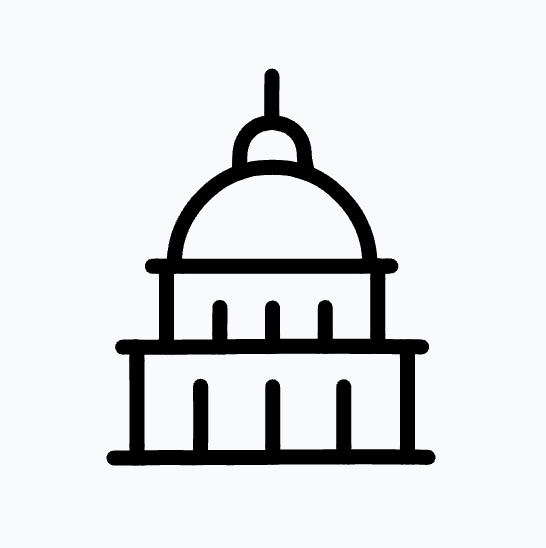
#> input picture 1.png, 546 x 548 px
$ python png-to-smooth-svg.py 1.png
#> lines starting #> are read from the running program, lines starting #| are printed output that depends on the picture; after the words box and inside, x2 and y2 are one past the last pixel; in counts of white or black regions, pixels touching at a corner belong together
#!/usr/bin/env python3
"""
png-to-smooth-svg.py

Converts PNG to smooth SVG using Potrace with true Bezier curve output.
Based on the ComfyUI-ToSVG-Potracer implementation.

Parameters:
- threshold: Brightness cutoff (0-255) for binarization
- turnpolicy: How to resolve ambiguities in path decomposition
- turdsize: Suppress speckles of up to this many pixels
- corner_threshold: Smaller values = sharper corners (alphamax)
- opttolerance: Curve optimization tolerance
- optimize_curve: Join adjacent Bezier segments where possible
"""

import potrace
import numpy as np
from PIL import Image
from pathlib import Path
import argparse


# Potrace turn policy constants
TURNPOLICY_BLACK = potrace.POTRACE_TURNPOLICY_BLACK
TURNPOLICY_WHITE = potrace.POTRACE_TURNPOLICY_WHITE
TURNPOLICY_LEFT = potrace.POTRACE_TURNPOLICY_LEFT
TURNPOLICY_RIGHT = potrace.POTRACE_TURNPOLICY_RIGHT
TURNPOLICY_MINORITY = potrace.POTRACE_TURNPOLICY_MINORITY
TURNPOLICY_MAJORITY = potrace.POTRACE_TURNPOLICY_MAJORITY


def path_to_svg_d(path, scale=1.0):
    """Convert a potrace Path (polygon) to SVG path data string.

    Uses proper cubic Bezier curves (C command) for smooth segments
    and line segments (L command) for corners.
    """
    parts = []
    if not path:
        return ""

    # Get start point from the path's start_point attribute
    start = path.start_point
    parts.append(f"M{start.x * scale:.2f},{start.y * scale:.2f}")

    # Iterate through segments
    for segment in path.segments:
        if segment.is_corner:
            # Corner: line to corner point (c), then line to end point
            c_x = segment.c.x * scale
            c_y = segment.c.y * scale
            ep_x = segment.end_point.x * scale
            ep_y = segment.end_point.y * scale
            parts.append(f"L{c_x:.2f},{c_y:.2f}L{ep_x:.2f},{ep_y:.2f}")
        else:
            # Smooth curve: cubic Bezier with control points c1, c2 and end point
            c1_x = segment.c1.x * scale
            c1_y = segment.c1.y * scale
            c2_x = segment.c2.x * scale
            c2_y = segment.c2.y * scale
            ep_x = segment.end_point.x * scale
            ep_y = segment.end_point.y * scale
            parts.append(f"C{c1_x:.2f},{c1_y:.2f} {c2_x:.2f},{c2_y:.2f} {ep_x:.2f},{ep_y:.2f}")

    parts.append("Z")
    return "".join(parts)


def png_to_svg(png_path, svg_path, threshold=128, turdsize=2, turnpolicy=TURNPOLICY_MINORITY,
               corner_threshold=1.0, opticurve=True, opttolerance=0.2,
               background_color="#ffffff", foreground_color="#000000",
               stroke_color="none", stroke_width=0.0,
               input_foreground="Black on White", zero_sharp_corners=False,
               output_scale=1.0, no_background=False):
    """Convert PNG to SVG using Potrace.

    Args:
        png_path: Input PNG file path
        svg_path: Output SVG file path
        threshold: Brightness cutoff (0-255) for binarization
        turdsize: Suppress speckles of up to this many pixels
        turnpolicy: How to resolve ambiguities (TURNPOLICY_MINORITY, etc.)
        corner_threshold: Smaller values = sharper corners (alphamax in potrace)
        opticurve: Enable curve optimization
        opttolerance: Curve optimization tolerance
        background_color: Background color (#rrggbb or 'none')
        foreground_color: Foreground/stroke color
        stroke_color: Stroke color
        stroke_width: Stroke width
        input_foreground: "Black on White" or "White on Black"
        zero_sharp_corners: If True, use alphamax=1.34 for sharper corners
        output_scale: Output scale factor
        no_background: If True, no background rect
    """
#> called with png_path = '1.png', svg_path = '1.svg', threshold = 128, turdsize = 2, corner_threshold = 1, opticurve = True, opttolerance = 0.2, background_color = '#ffffff'
    # Load image
    img = Image.open(png_path)
#> img is the input picture: PIL image 546x548 RGBA; mean R, G, B, A 224.1, 225, 225.9, 255
    orig_width, orig_height = img.size
#> orig_width = 546; orig_height = 548

    # Convert to numpy array and binarize
    if img.mode == 'RGBA':
        # Use RGB content for threshold detection, alpha as mask
        rgb_arr = np.array(img)[:, :, :3]
        alpha_arr = np.array(img)[:, :, 3]
#> alpha_arr: shape (548, 546); every value is 255
        # Compute grayscale from RGB
        arr = (0.299 * rgb_arr[:,:,0] + 0.587 * rgb_arr[:,:,1] + 0.114 * rgb_arr[:,:,2]).astype(np.uint8)
    elif img.mode == 'RGB':
        rgb_arr = np.array(img)
        arr = (0.299 * rgb_arr[:,:,0] + 0.587 * rgb_arr[:,:,1] + 0.114 * rgb_arr[:,:,2]).astype(np.uint8)
    elif img.mode == 'L':
        arr = np.array(img)
    else:
        img = img.convert('L')
        arr = np.array(img)

    # Calculate scaled dimensions
    scale = max(0.01, output_scale)
    scaled_width = max(1, round(orig_width * scale))
#> scaled_width = 546
    scaled_height = max(1, round(orig_height * scale))
#> scaled_height = 548

    # Normalize threshold to 0-1 range for comparison
    threshold_norm = threshold / 255.0

    # Binarize the image
    if arr.ndim == 3:
        # Take first channel if multi-channel
        binary_np = arr[:, :, 0] < threshold_norm
    else:
        binary_np = arr < threshold_norm
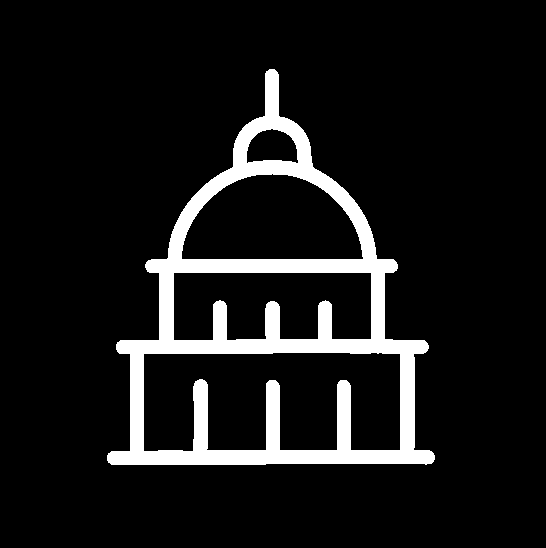
#> binary_np: shape (548, 546) bool; 9.5% white; 1 white region, box (x1, y1, x2, y2) and area: (107, 69, 435, 465) 28431

    # For "Black on White" input: dark strokes on light background
    # Pixels below threshold (dark) become True (foreground) - no invert needed
    # For "White on Black" input: light strokes on dark background
    # We need to invert so light strokes become True (foreground)
    if input_foreground == "White on Black":
        binary_np = ~binary_np

    # Check for blank images
    if np.all(binary_np) or not np.any(binary_np):
        svg = f'''<svg version="1.1" xmlns="http://www.w3.org/2000/svg" width="{scaled_width}" height="{scaled_height}" viewBox="0 0 {scaled_width} {scaled_height}">
  <rect width="100%" height="100%" fill="{background_color}"/>
</svg>'''
        with open(svg_path, 'w', encoding='utf-8') as f:
            f.write(svg)
        return {'success': True, 'num_paths': 0, 'width': scaled_width, 'height': scaled_height}

    # Determine alphamax (corner threshold)
    alphamax = 1.34 if zero_sharp_corners else corner_threshold

    # Create bitmap and trace
    bm = potrace.Bitmap(binary_np)
    plist = bm.trace(
        turdsize=turdsize,
        turnpolicy=turnpolicy,
        alphamax=alphamax,
        opticurve=opticurve,
        opttolerance=opttolerance
    )

    # Build SVG
    svg_header = f'<svg version="1.1" xmlns="http://www.w3.org/2000/svg" xmlns:xlink="http://www.w3.org/1999/xlink" width="{scaled_width}" height="{scaled_height}" viewBox="0 0 {scaled_width} {scaled_height}">'
    svg_footer = "</svg>"

    # Background rect
    background_rect = ""
    bg_color_lower = background_color.lower()
    if not no_background and bg_color_lower != "none" and bg_color_lower != "":
        background_rect = f'<rect width="100%" height="100%" fill="{background_color}"/>'

    # Stroke and fill attributes
    scaled_stroke_width = stroke_width * scale
    if scaled_stroke_width > 0 and stroke_color.lower() != "none":
        stroke_attr = f'stroke="{stroke_color}" stroke-width="{scaled_stroke_width}"'
    else:
        stroke_attr = 'stroke="none"'

    if foreground_color.lower() != "none":
        fill_attr = f'fill="{foreground_color}"'
    else:
        fill_attr = 'fill="none"'

    # Fallback if neither fill nor stroke
    if fill_attr == 'fill="none"' and stroke_attr == 'stroke="none"':
        fill_attr = 'fill="black"'

    # Build path data
    all_paths_parts = []
    if plist:
        fill_rule = "evenodd"
        for curve in plist:
            if not (hasattr(curve, 'start_point') and hasattr(curve.start_point, 'x') and hasattr(curve.start_point, 'y')):
                continue

            fs = curve.start_point
            all_paths_parts.append(f"M{fs.x * scale:.2f},{fs.y * scale:.2f}")

            if not hasattr(curve, 'segments'):
                continue

            for segment in curve.segments:
                valid = (hasattr(segment, 'is_corner') and
                         hasattr(segment, 'end_point') and
                         hasattr(segment.end_point, 'x') and
                         hasattr(segment.end_point, 'y'))

                if valid and segment.is_corner:
                    if hasattr(segment, 'c') and hasattr(segment.c, 'x') and hasattr(segment.c, 'y'):
                        c_x = segment.c.x * scale
                        c_y = segment.c.y * scale
                        ep_x = segment.end_point.x * scale
                        ep_y = segment.end_point.y * scale
                        all_paths_parts.append(f"L{c_x:.2f},{c_y:.2f}L{ep_x:.2f},{ep_y:.2f}")
                elif valid:
                    if (hasattr(segment, 'c1') and hasattr(segment.c1, 'x') and hasattr(segment.c1, 'y') and
                        hasattr(segment, 'c2') and hasattr(segment.c2, 'x') and hasattr(segment.c2, 'y')):
                        c1_x = segment.c1.x * scale
                        c1_y = segment.c1.y * scale
                        c2_x = segment.c2.x * scale
                        c2_y = segment.c2.y * scale
                        ep_x = segment.end_point.x * scale
                        ep_y = segment.end_point.y * scale
                        all_paths_parts.append(f"C{c1_x:.2f},{c1_y:.2f} {c2_x:.2f},{c2_y:.2f} {ep_x:.2f},{ep_y:.2f}")

            all_paths_parts.append("Z")

    if all_paths_parts:
        path_d = "".join(all_paths_parts)
        path_element = f'<path {stroke_attr} {fill_attr} fill-rule="{fill_rule}" d="{path_d}"/>'
        svg_content = svg_header + background_rect + path_element + svg_footer
    else:
        svg_content = f'{svg_header}<desc>No paths found</desc>{svg_footer}'

    with open(svg_path, 'w', encoding='utf-8') as f:
        f.write(svg_content)

    return {
        'success': True,
        'num_paths': len(plist) if plist else 0,
        'width': scaled_width,
        'height': scaled_height
    }


def main():
    parser = argparse.ArgumentParser(description='Convert PNG to smooth SVG using Potrace')
    parser.add_argument('input', nargs='+', help='Input PNG file(s)')
    parser.add_argument('--output-dir', default='.', help='Output directory')
    parser.add_argument('--threshold', type=int, default=128,
                        help='Brightness cutoff (0-255) for binarization (default: 128)')
    parser.add_argument('--turnpolicy', default='minority',
                        choices=['black', 'white', 'left', 'right', 'minority', 'majority'],
                        help='How to resolve ambiguities (default: minority)')
    parser.add_argument('--turdsize', type=int, default=2,
                        help='Suppress speckles of up to this many pixels (default: 2)')
    parser.add_argument('--corner-threshold', type=float, default=1.0,
                        help='Corner threshold - smaller = sharper corners (default: 1.0)')
    parser.add_argument('--opttolerance', type=float, default=0.2,
                        help='Curve optimization tolerance (default: 0.2)')
    parser.add_argument('--no-opticurve', action='store_true',
                        help='Disable curve optimization')
    parser.add_argument('--background-color', default='#ffffff',
                        help='Background color (default: #ffffff)')
    parser.add_argument('--foreground-color', default='#000000',
                        help='Foreground color (default: #000000)')
    parser.add_argument('--stroke-color', default='none',
                        help='Stroke color (default: none)')
    parser.add_argument('--stroke-width', type=float, default=0.0,
                        help='Stroke width (default: 0.0)')
    parser.add_argument('--input-foreground', default='Black on White',
                        choices=['Black on White', 'White on Black'],
                        help='Foreground/background orientation (default: Black on White)')
    parser.add_argument('--zero-sharp-corners', action='store_true',
                        help='Use 1.34 alphamax for sharper corners')
    parser.add_argument('--scale', type=float, default=1.0,
                        help='Output scale factor (default: 1.0)')
    parser.add_argument('--no-background', action='store_true',
                        help='No background rect')

    args = parser.parse_args()

    # Map turnpolicy string to constant
    turnpolicy_map = {
        'black': TURNPOLICY_BLACK,
        'white': TURNPOLICY_WHITE,
        'left': TURNPOLICY_LEFT,
        'right': TURNPOLICY_RIGHT,
        'minority': TURNPOLICY_MINORITY,
        'majority': TURNPOLICY_MAJORITY,
    }
    turnpolicy = turnpolicy_map.get(args.turnpolicy, TURNPOLICY_MINORITY)

    for input_path in args.input:
        input_file = Path(input_path)
        output_path = Path(args.output_dir) / f"{input_file.stem}.svg"

        result = png_to_svg(
            str(input_file),
            str(output_path),
            threshold=args.threshold,
            turdsize=args.turdsize,
            turnpolicy=turnpolicy,
            corner_threshold=args.corner_threshold,
            opticurve=not args.no_opticurve,
            opttolerance=args.opttolerance,
            background_color=args.background_color,
            foreground_color=args.foreground_color,
            stroke_color=args.stroke_color,
            stroke_width=args.stroke_width,
            input_foreground=args.input_foreground,
            zero_sharp_corners=args.zero_sharp_corners,
            output_scale=args.scale,
            no_background=args.no_background
        )

        print(f"{result['num_paths']} paths -> {output_path}")


if __name__ == '__main__':
    main()
#> (the call stopped at in png_to_svg, `bm = potrace.Bitmap(binary_np)`: potrace is not available in this run)

$ run again, on 3.png
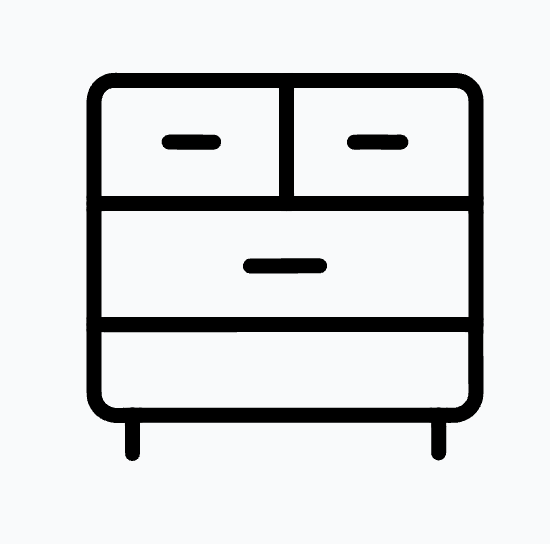
#> input picture 3.png, 550 x 544 px
#> in png_to_svg, img is the input picture: PIL image 550x544 RGBA; mean R, G, B, A 217.6, 218.5, 219.4, 255
#> alpha_arr: shape (544, 550); every value is 255
#> in png_to_svg, `binary_np = arr < threshold_norm`:
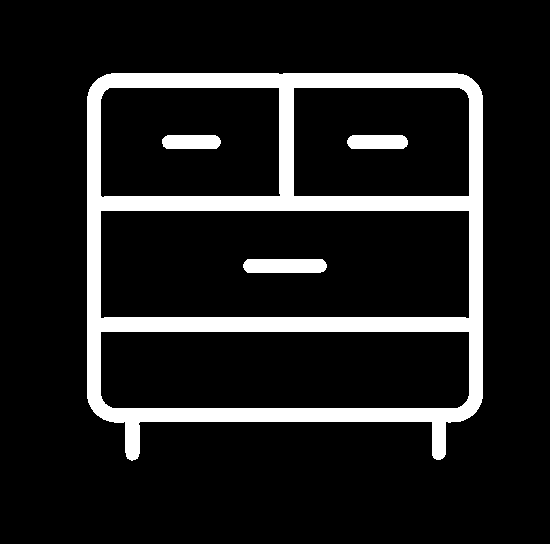
#> binary_np: shape (544, 550) bool; 12.2% white; 4 white regions, box (x1, y1, x2, y2) and area: (87, 73, 483, 461) 33662, (243, 259, 327, 273) 1130, (347, 135, 408, 149) 810, (162, 135, 221, 149) 782

$ run again, on 4.png
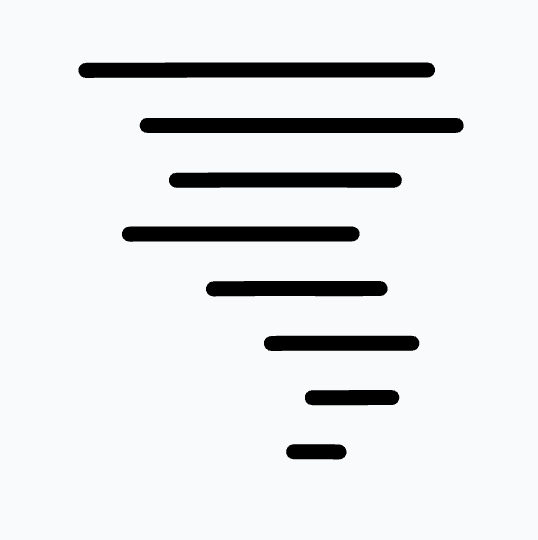
#> input picture 4.png, 538 x 540 px
#> in png_to_svg, img is the input picture: PIL image 538x540 RGBA; mean R, G, B, A 228.2, 229.1, 230, 255
#> alpha_arr: shape (540, 538); every value is 255
#> in png_to_svg, `binary_np = arr < threshold_norm`:
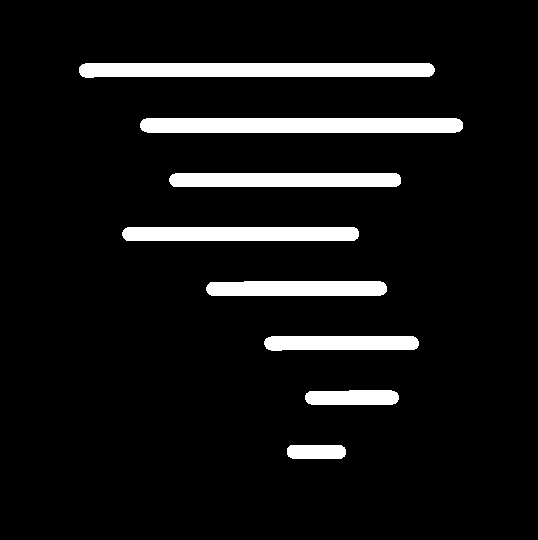
#> binary_np: shape (540, 538) bool; 8% white; 8 white regions, largest, box (x1, y1, x2, y2) and area: (79, 63, 435, 78) 4950, (140, 118, 463, 133) 4792, (122, 227, 359, 241) 3278

$ run again, on 5.png
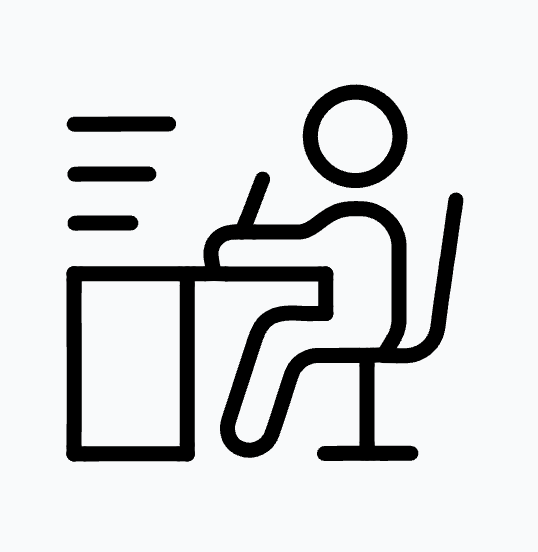
#> input picture 5.png, 538 x 552 px
#> in png_to_svg, img is the input picture: PIL image 538x552 RGBA; mean R, G, B, A 217.8, 218.6, 219.5, 255
#> alpha_arr: shape (552, 538); every value is 255
#> in png_to_svg, `binary_np = arr < threshold_norm`:
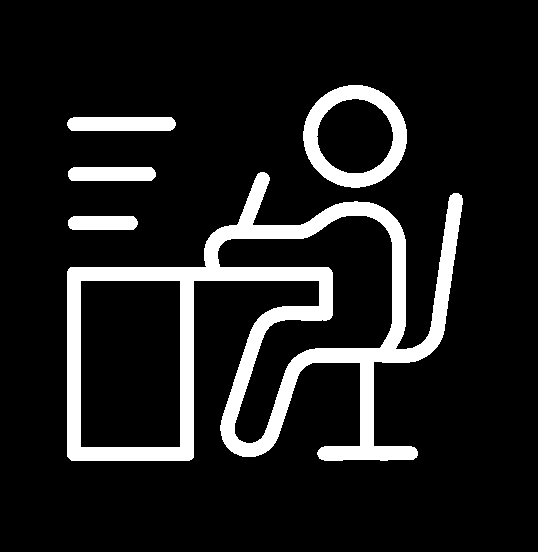
#> binary_np: shape (552, 538) bool; 11.8% white; 5 white regions, box (x1, y1, x2, y2) and area: (67, 172, 463, 461) 27543, (303, 85, 407, 188) 4004, (67, 117, 176, 131) 1479, (68, 167, 156, 181) 1193, (68, 216, 138, 230) 939
